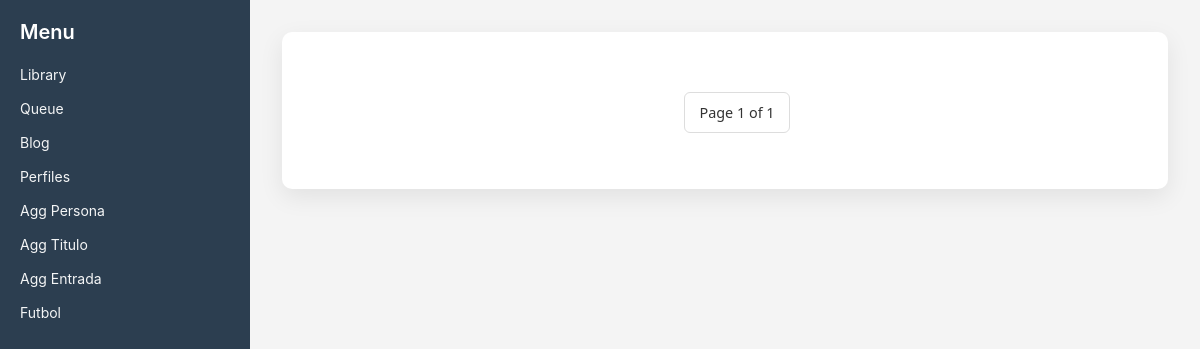
/lib/frontpage/, run on an earlier commit of the app's database.
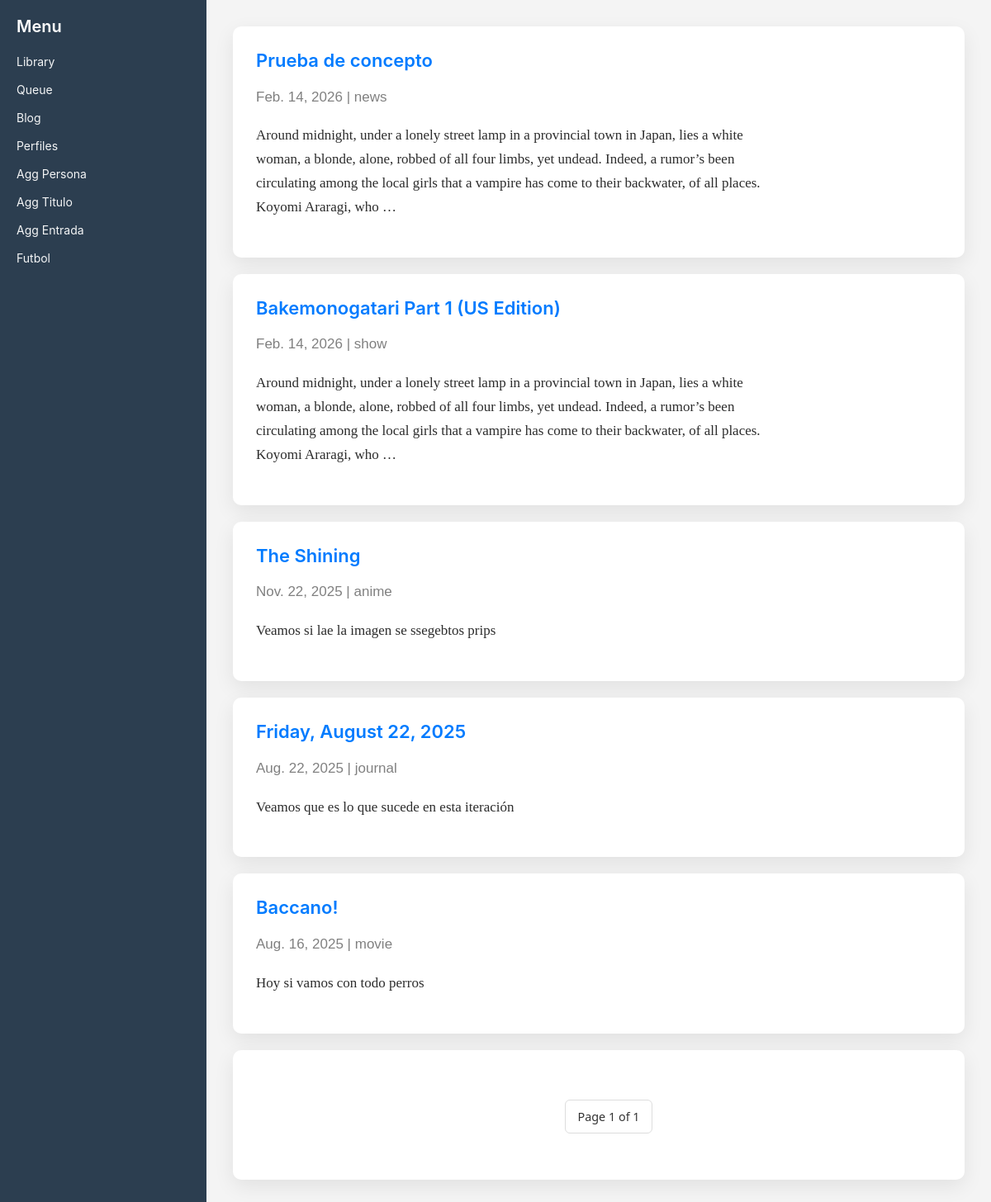
And on a later commit of the database.
### diralibrary/models.py (models this page shows, shortened)
class Entrada(models.Model):
	encabezado = models.CharField(max_length=512)
	fecha = models.DateField()
	edicionTS = models.DateTimeField(auto_now=True)
	tipo = models.CharField(max_length=512)
	texto = models.TextField()
	aplicaConsumo = models.BooleanField()
	atributos = models.TextField()
	imagen = models.ImageField(upload_to=path_and_name, max_length=255, null=True, blank=True)
	parent = models.ForeignKey('self', on_delete=models.CASCADE, null=True, blank=True, related_name='children')

### diralibrary/views.py (the view)
# urls.py: path('frontpage/', views.frontpage, name='frontpage'),
def frontpage(request):
	page = request.GET.get('page', 1)
	lecturas = Entrada.objects.all().order_by('-fecha')
	paginator = Paginator(lecturas, 12)
	resultados = paginator.get_page(page)
	return render(request,'frontpage.html',{'page':page,'resultados':resultados})

### diralibrary/templates/frontpage.html (shortened to what this page needs)
{% extends 'base_lib.html' %}
{% load static %}
{% block contenido %}
{% if resultados %}
{% for r in resultados %}
<div class="form-card">
	<h3><a href="{% url 'entrada' r.id %}" style="text-decoration: none; color: #007bff;;">{{r.encabezado}}</a></h3>
	<p style="font-family:Arial,Helvetica,sans-serif; color:gray;">{{r.fecha}} | {{r.tipo}} </p>
	{{r.texto|truncatewords:50|linebreaks}}
</div>	<br>
{% endfor %}
{% endif %}
<div class="form-card">
<ul class="pagination">
    <li><a href="#">Page {{ resultados.number }} of {{ resultados.paginator.num_pages }}</a> </li>
</ul>
</div>
{% endblock %}

### diralibrary/templates/base_lib.html (shortened to what this page needs)
{% load static %}
<!DOCTYPE html>
<html lang="es">
<head>
    <link rel="stylesheet" href="{% static 'styles_wiki.css' %}">
</head>
<body>
    <div class="container">
        <aside class="sidebar" id="sidebar">
            <h2>Menu</h2>
            <ul>
                <li><a href="{% url 'inicio' %}">Library</a></li>
                <li><a href="{% url 'cola' %}">Queue</a></li>
                <li><a href="{% url 'frontpage' %}">Blog</a></li>
                <li><a href="{% url 'perfiles' %}">Perfiles</a></li>
                <li><a href="{% url 'addpersona' %}">Agg Persona</a></li>
                <li><a href="{% url 'addTitulo' %}">Agg Titulo</a></li>
                <li><a href="{% url 'addentrada' %}">Agg Entrada</a></li>
                <li><a href="{% url 'futbol' 0 %}">Futbol</a></li>
            </ul>
        </aside>
        <main class="content">
            {% block contenido %}{% endblock %}
        </main>
    </div>
</body>
</html>

### static/styles_wiki.css (style rules this page uses)
:root { --font-ui: -apple-system, BlinkMacSystemFont, "Segoe UI", Roboto, "Helvetica Neue", Arial, sans-serif; --font-text: Georgia, "Times New Roman", serif; --text-main: #2c2c2c; --text-muted: #6b7280; --text-title: #1f2933; --accent: #3498db; --bg-main: #f4f4f4; }
* { margin: 0; padding: 0; box-sizing: border-box; }
body { height: 100vh; background-color: var(--bg-main); font-family: var(--font-ui); color: var(--text-main); overflow: hidden; }
.container { display: flex; height: 100vh; }
.sidebar { width: 250px; background-color: #2c3e50; color: white; padding: 20px; font-family: var(--font-ui); }
.sidebar h2 { font-size: 20px; margin-bottom: 20px; font-weight: 600; }
.sidebar ul { list-style: none; }
.sidebar li { margin-bottom: 14px; }
.sidebar a { color: white; text-decoration: none; font-size: 14px; opacity: 0.95; transition: opacity 0.2s; }
.content { flex: 1; padding: 32px; overflow-y: auto; }
.content h1, .content h2, .content h3, .content h4 { font-family: var(--font-ui); color: var(--text-title); font-weight: 600; line-height: 1.25; margin-bottom: 16px; }
.content h3 { font-size: 22px; }
.content p { font-family: var(--font-text); font-size: 17px; line-height: 1.7; color: var(--text-main); margin-bottom: 18px; max-width: 72ch; }
.content ul, .content ol { font-family: var(--font-text); padding-left: 24px; margin-bottom: 20px; }
.content li { margin-bottom: 8px; line-height: 1.6; }
.form-card { background: white; padding: 28px; border-radius: 10px; max-width: 900px; box-shadow: 0 8px 24px rgba(0,0,0,0.08); margin: 0 auto; }
.pagination { display: flex; justify-content: center; align-items: center; gap: 0.5rem; list-style: none; padding: 0; margin: 2rem 0; }
.pagination a { display: inline-block; padding: 0.5rem 0.9rem; font-size: 0.9rem; font-family: system-ui, sans-serif; color: #333; text-decoration: none; border: 1px solid #ddd; border-radius: 6px; transition: all 0.2s ease-in-out; }

What changed in the data, as far as the page shows it:
added Entrada: encabezado "Prueba de concepto", fecha "Feb. 14, 2026", tipo "news", texto "Around midnight, under a lonely street lamp in a provincial town in Japan, lies a white woman, a blonde, alone, robbed of all four limbs, yet undead. Indeed, a rumor’s been circulating among the local girls that a vampire has come to their backwater, of all places. Koyomi Araragi, who …"
added Entrada: encabezado "Bakemonogatari Part 1 (US Edition)", fecha "Feb. 14, 2026", tipo "show", texto "Around midnight, under a lonely street lamp in a provincial town in Japan, lies a white woman, a blonde, alone, robbed of all four limbs, yet undead. Indeed, a rumor’s been circulating among the local girls that a vampire has come to their backwater, of all places. Koyomi Araragi, who …"
added Entrada: encabezado "The Shining", fecha "Nov. 22, 2025", tipo "anime", texto "Veamos si lae la imagen se ssegebtos prips"
added Entrada: encabezado "Friday, August 22, 2025", fecha "Aug. 22, 2025", tipo "journal", texto "Veamos que es lo que sucede en esta iteración"
added Entrada: encabezado "Baccano!", fecha "Aug. 16, 2025", tipo "movie", texto "Hoy si vamos con todo perros"
